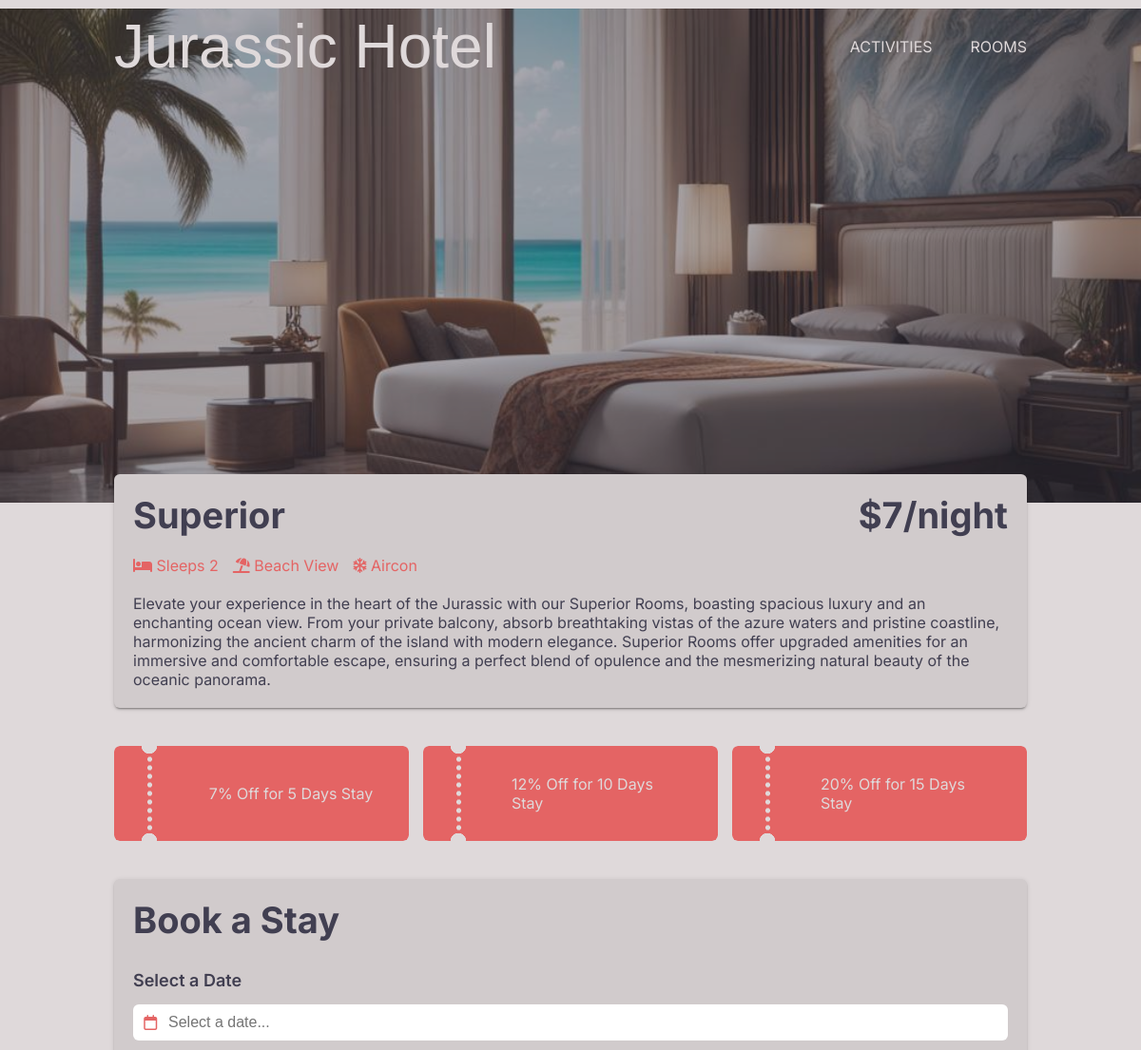
/room.php?room=2 (upper part), run on an earlier commit of the app's database.
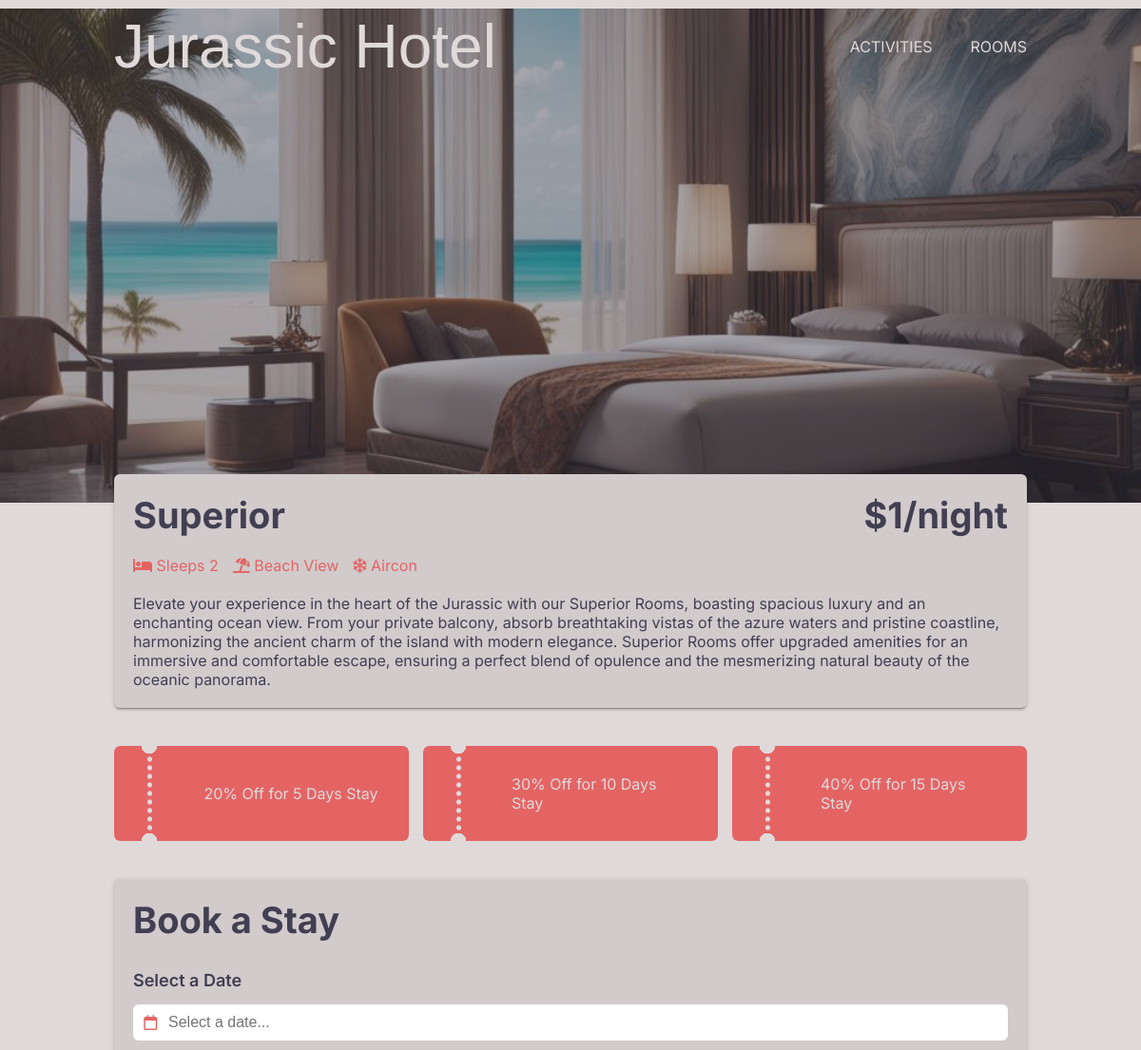
And on a later commit of the database.
### tables this page shows
CREATE TABLE rooms (id integer primary key AUTOINCREMENT, category varchar, price_per_night float, image1 varchar, image2 varchar, sleeps integer, view varchar, aircon BOOLEAN, description varchar);

CREATE TABLE discounts (
    id INTEGER PRIMARY KEY AUTOINCREMENT,
    room_id INTEGER,
    discount_percentage FLOAT,
    description VARCHAR,
    days_required INTEGER,
    FOREIGN KEY (room_id) REFERENCES rooms(id)
);

### hotelFunctions.php (called while the page is built, shortened)
<?php
function connect(string $dbName): object
{
    $dbPath = __DIR__ . '/' . $dbName;
    $db = "sqlite:$dbPath";
    try {
        $db = new PDO($db);
        $db->setAttribute(PDO::ATTR_ERRMODE, PDO::ERRMODE_EXCEPTION);
        $db->setAttribute(PDO::ATTR_DEFAULT_FETCH_MODE, PDO::FETCH_ASSOC);
    } catch (PDOException $e) {
        echo "Failed to connect to the database";
        throw $e;
    }
    return $db;
}
function getOneRoom(int $roomId): array
{
    $dbName = "hotel.db";
    $db = connect($dbName);
    $query = $db->prepare('SELECT * FROM rooms WHERE id = :roomId');
    $query->bindParam(':roomId', $roomId, PDO::PARAM_INT);
    $query->execute();
    $room = $query->fetch(PDO::FETCH_ASSOC);
    return $room;
}
function getDiscounts(int $roomId): array
{
    $dbName = "hotel.db";
    $db = connect($dbName);
    $query = "SELECT * FROM discounts WHERE room_id=:roomId";
    $stmt = $db->prepare($query);
    $stmt->bindParam(':roomId', $roomId, PDO::PARAM_INT);
    $stmt->execute();
    $discounts = $stmt->fetchAll(PDO::FETCH_ASSOC);
    return $discounts;
}

### room.php (the view, shortened to what this page needs)
<?php
require __DIR__ . "/hotelFunctions.php";
require __DIR__ . "/header.php";
if (isset($_GET["room"])) {
    $room = getOneRoom($_GET["room"]);
}
$discounts = getDiscounts((int) $room["id"]);
?>
<div class="header-image" style="background-image: url('<?= $room["image1"] ?>');">
    <div class="before"></div>
</div>
<div class="light-background">
    <div class="room-info-container">
        <div class="room-info">
            <div class="room-info-head">
                <div class="room-name"><?= $room["category"] ?></div>
                <div class="room-cost">$<?= $room["price_per_night"] ?>/night</div>
            </div>
            <div class="room-features">
                <div class="beds"><i class="fa-solid fa-bed"></i> Sleeps <?= $room["sleeps"] ?></div>
                <div class="view">
                    <?php if ($room["view"] == "Jungle") : ?>
                        <i class="fa-solid fa-tree"></i> Jungle View
                    <?php else : ?>
                        <i class="fa-solid fa-umbrella-beach"></i> Beach View
                    <?php endif; ?>
                </div>
                <div class="aircon">
                    <?php if ($room["aircon"]) : ?>
                        <i class="fa-regular fa-snowflake"></i> Aircon
                    <?php else : ?>
                        <i class="fa-regular fa-snowflake"></i> No Aircon
                    <?php endif; ?>
                </div>
            </div>
            <div class="room-description"><?= $room["description"] ?></div>
        </div>
    </div>
</div>
<div class="container room-page-container">
    <?php if (!empty($discounts)) : ?>
        <div class="discounts discount-container">
            <?php foreach ($discounts as $discount) : ?>
                <div class="discount ">
                    <div class="discount-description" data-percentage="<?= $discount["discount_percentage"] ?>" data-days="<?= $discount["days_required"] ?>"><?= $discount["description"] ?></div>
                </div>
            <?php endforeach; ?>
        </div>
    <?php endif; ?>
    <?php if (isset($_SESSION["response"]) && (is_array($_SESSION["response"]) && count($_SESSION["response"]) !== 0)) : ?>
        <?php $jsonString = json_encode($_SESSION["response"], JSON_UNESCAPED_SLASHES | JSON_PRETTY_PRINT); ?>
        <div class="booking-success" id="booking-success">
            <div class="booking-success-text">
                <div class="booking-success-title">Your Booking is confirmed!</div>
                <div class="booking-success-subtitle">Booking ref: <span class="coral-text"><?= $_SESSION["response"][0]["booking_id"] ?> </span></div>
                <div class="dino-info"><img src="images/dino-icon.png" alt="" class="dino-icon">
                    <div class="dino-text">Before your trip, read some more about this cool random dino: <a href="<?= $_SESSION["response"][0]["additional_info"][0]["dinoURL"] ?>"><?= $_SESSION["response"][0]["additional_info"][0]["dino"] ?></a>.</div>
                </div>
                <div class="booking-success-information">Please see your specific JSON below, use the smart clipboard button to copy it!</div>
            </div>
            <pre><code id="codeElement"> <?= $jsonString ?> </code><button id="copyButton"><i class="fa-regular fa-copy"></i></button><div class="code-before"></div><div class="copy-message">Copied to Clipboard!</div></pre>
            <a class="booking-success-button-a" href="room.php?room=<?= $room["id"] ?>">
                <div class="booking-success-button">Book another stay <i class="fa-solid fa-arrow-right"></i></div>
            </a>
        </div>
        <?php unset($_SESSION["response"]); ?>
    <?php else : ?>
        <div class="form-div" id="form-div">
            <div class="form-title">Book a Stay</div>
            <form action="hotelFunctions.php" method="POST" class="booking-form">
                <label for="datefilter">Select a Date</label>
                <div class="input-wrapper">
                    <div class="icon-container"><i class="fa-regular fa-calendar"></i></div>
                    <input type="text" placeholder="Select a date..." name="datefilter" id="datefilter" required>
                </div>
            </form>
        </div>
    <?php endif; ?>
</div>
</body>
</html>

### header.php (shortened to what this page needs)
<!DOCTYPE html>
<html lang="en">
<head>
    <link rel="stylesheet" href="style.css">
    <link rel="stylesheet" type="text/css" href="https://cdn.jsdelivr.net/npm/daterangepicker/daterangepicker.css" />
    <link rel="stylesheet" href="https://cdnjs.cloudflare.com/ajax/libs/font-awesome/6.5.1/css/all.min.css" />
    <link href="https://fonts.cdnfonts.com/css/jurassic-park" rel="stylesheet">
    <link rel="stylesheet" href="https://cdn.jsdelivr.net/npm/swiper@11/swiper-bundle.min.css" />
    <link rel="stylesheet" href="https://cdnjs.cloudflare.com/ajax/libs/highlight.js/11.9.0/styles/default.min.css">
</head>
<body>
    <?php
    require __DIR__ . '/navigation.php';
    ?>

### navigation.php (shortened to what this page needs)
<nav>
    <ul class="nav-bar">
        <li class="logo"><a href="index.php">Jurassic Hotel</a></li>
        <span class="menu">
            <li><a href="activities.php">Activities</a></li>
            <li><a href="index.php#rooms">Rooms</a></li>
        </span>
    </ul>
</nav>

### style.css (style rules this page uses)
:root { --pearl: #dfd9da; --ocean: #3d4f61; --sand: #c4b2a7; --coconut: #5f5052; --gun-powder: #413f51; --coral: #e46464; --line_color: #e46464; --coral-hover: #e15353; --swiper-theme-color: #e46464; --swiper-navigation-color: #e46464; }
* { box-sizing: border-box; margin: 0; padding: 0; }
body { padding: 0px; margin: 0px; font-family: 'Inter', sans-serif; background: var(--pearl); }
.light-background { background-color: var(--pearl); color: var(--gun-powder); }
.input-wrapper { position: relative; }
input[type='text'], input[type='email'] { padding: 10px 37px; width: 100%; }
.header-image { height: 65vh; background-size: cover; background-position: 50% 70%; position: relative; margin-top: -89px; transition: background-image 1s linear; }
.container { margin: 0 auto; width: 80%; }
.room-info-container { width: 80%; margin: 0 auto; padding-bottom: 40px; }
.room-info { margin-top: -30px; padding: 20px; position: relative; z-index: 2; background: #d1cbcc; border-radius: 6px; box-shadow: 0 2px 2px 0 rgba(0, 0, 0, 0.14), 0 3px 1px -2px rgba(0, 0, 0, 0.2), 0 1px 5px 0 rgba(0, 0, 0, 0.12); }
.room-info-head { display: flex; justify-content: space-between; font-weight: 700; font-size: 38px; padding-bottom: 20px; }
.discount-container { padding-bottom: 40px; }
.discounts { display: flex; justify-content: space-around; gap: 15px; }
.discount { display: flex; justify-content: center; align-items: center; -webkit-mask-image: radial-gradient( circle at 37px 8px, transparent 8px, red 8.5px ), radial-gradient(closest-side circle at 50%, red 99%, transparent 100%); -webkit-mask-size: 100%, 5px 9px; -webkit-mask-repeat: repeat, repeat-y; -webkit-mask-position: 0 -8px, 34.5px; -webkit-mask-composite: source-out; mask-image: radial-gradient(circle at 37px 8px, transparent 8px, red 8.5px), radial-gradient(closest-side circle at 50%, red 99%, transparent 100%); mask-size: 100%, 5px 9px; mask-repeat: repeat, repeat-y; mask-position: 0 -8px, 34.5px; mask-composite: source-out; mask-composite: subtract; height: 100px; background: var(--coral); color: var(--pearl); border-radius: 6px; width: 100%; }
.discount-description { margin-left: 30%; padding-right: 10%; }
.nav-bar { width: 80%; display: flex; justify-content: space-between; align-items: center; list-style: none; position: relative; padding: 12px 0px; z-index: 3; margin: 0 auto; }
.menu { display: flex; }
.menu li { padding-left: 40px; }
.menu li a { display: inline-block; text-decoration: none; color: var(--pearl); text-align: center; transition: 0.15s ease-in-out; position: relative; text-transform: uppercase; }
.menu li a::after { content: ''; position: absolute; bottom: 0; left: 0; width: 0; height: 1px; background-color: var(--pearl); transition: 0.15s ease-in-out; }
.logo { font-family: 'Jurassic Park', sans-serif; font-size: 64px; }
.logo a { text-decoration: none; color: var(--pearl); }
.before { background-color: var(--gun-powder); position: absolute; z-index: 1; width: 100%; height: 100%; display: block; left: 0; top: 0; content: ''; opacity: 0.45; }
.icon-container { position: absolute; top: 50%; transform: translate(80%, -52%); color: var(--coral); }
.form-div { padding: 20px; background: #d1cbcc; border-radius: 6px; box-shadow: 0 2px 2px 0 rgba(0, 0, 0, 0.14), 0 3px 1px -2px rgba(0, 0, 0, 0.2), 0 1px 5px 0 rgba(0, 0, 0, 0.12); }
.form-title { font-weight: 700; font-size: 38px; margin-bottom: 30px; }
.form-div label, .activities-title { font-size: 18px; font-weight: 600; }
.form-div input[type='text'] { margin: 15px 0px; font-size: 16px; border: none; border-radius: 6px; }
.room-page-container { color: var(--gun-powder); padding: 0px 0px 90px 0px; }
.room-features { color: var(--coral); display: flex; gap: 15px; justify-content: flex-start; padding-bottom: 20px; }

What changed in the data, as far as the page shows it:
changed rooms "Superior": price_per_night "7" → "1"
changed discounts: description "7% Off for 5 Days Stay" → "20% Off for 5 Days Stay"
changed discounts: description "12% Off for 10 Days Stay" → "30% Off for 10 Days Stay"
changed discounts: description "20% Off for 15 Days Stay" → "40% Off for 15 Days Stay"
